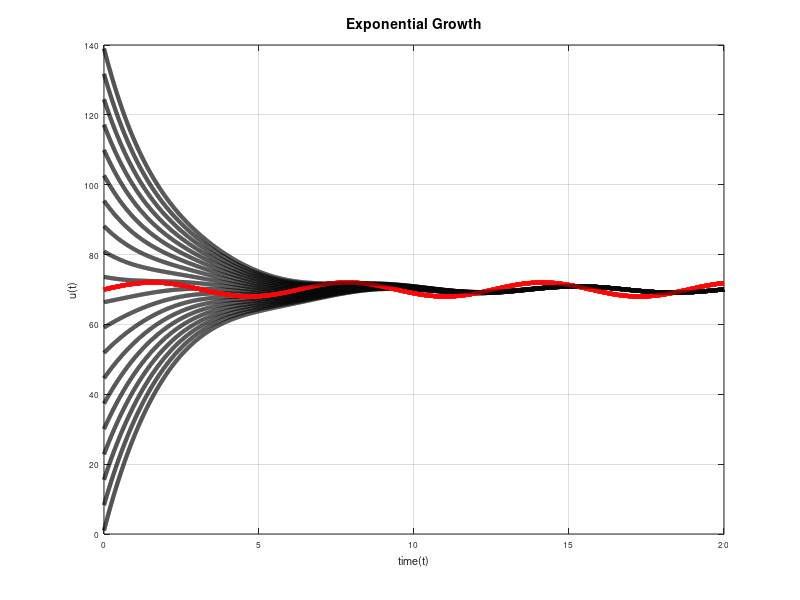

Here is the MATLAB script that generated this plot:
%% Newton's Law of Cooling

close all; clear; clc

% Discretize time: 
N = 1e4;
t_0 = 0;
t_end = 20;
t = linspace(t_0,t_end,N);

u0_vec = linspace(1,139,20);

for i = 1: length(u0_vec)

    % Parameters
    k = .5;
    us = 70;
    
    % Initial Condition
    u0 = u0_vec(i);
    
    % Right hand side:
    
    dudt = @(t,u)-k*(u-(us + 2*sin(t)));
    
    % Numerically solve the IVP
    [t,u] = ode45(dudt, t, u0);
    
    % Define Equilibrium:
    u_star = us + 2*sin(t);
    
    %Plot
    figure(1)
    plot(t,u,'k','lineWidth',3)
    hold on
    plot(t, u_star, 'r:', 'LineWidth',3)
    title('Exponential Growth', 'FontSize',10)
    xlabel('time(t)', 'FontSize', 8)
    ylabel('u(t)', 'FontSize', 8)
    set(gca, 'fontsize', 6)
    grid on
    grid minor

end
